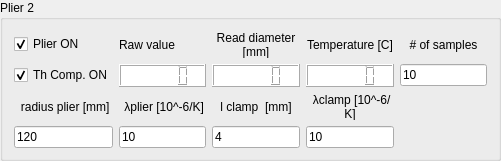
   <widget class="QGroupBox" name="groupBox_6">
    <property name="geometry">
     <rect>
      <x>520</x>
      <y>30</y>
      <width>501</width>
      <height>161</height>
     </rect>
    </property>
    <property name="title">
     <string>Plier 2</string>
    </property>
    <layout class="QGridLayout" name="gridLayout_6">
     <item row="0" column="4">
      <widget class="QLabel" name="label_21">
       <property name="text">
        <string>Temperature [C]</string>
       </property>
       <property name="alignment">
        <set>Qt::AlignmentFlag::AlignCenter</set>
       </property>
       <property name="wordWrap">
        <bool>true</bool>
       </property>
      </widget>
     </item>
     <item row="2" column="4">
      <widget class="QLabel" name="label_22">
       <property name="text">
        <string> λclamp [10^-6/K]</string>
       </property>
       <property name="alignment">
        <set>Qt::AlignmentFlag::AlignCenter</set>
       </property>
       <property name="wordWrap">
        <bool>true</bool>
       </property>
      </widget>
     </item>
     <item row="0" column="1">
      <widget class="QLabel" name="label_23">
       <property name="text">
        <string>Raw value</string>
       </property>
      </widget>
     </item>
     <item row="3" column="1">
      <widget class="QLineEdit" name="lineEditLambdaPinza_2">
       <property name="text">
        <string>10</string>
       </property>
      </widget>
     </item>
     <item row="1" column="4">
      <widget class="QLCDNumber" name="lcdPinzaTemp_2">
       <property name="styleSheet">
        <string notr="true">background-color: rgb(255, 255, 255);
color: rgb(0, 0, 0);</string>
       </property>
      </widget>
     </item>
     <item row="3" column="4">
      <widget class="QLineEdit" name="lineEditLambdaGancio_2">
       <property name="text">
        <string>10</string>
       </property>
      </widget>
     </item>
     <item row="0" column="0">
      <widget class="QCheckBox" name="checkONPinza_2">
       <property name="text">
        <string>Plier ON</string>
       </property>
       <property name="checked">
        <bool>true</bool>
       </property>
      </widget>
     </item>
     <item row="1" column="3">
      <widget class="QLCDNumber" name="lcdPinzamm_2">
       <property name="styleSheet">
        <string notr="true">background-color: rgb(255, 255, 255);
color: rgb(0, 0, 0);</string>
       </property>
      </widget>
     </item>
     <item row="3" column="3">
      <widget class="QLineEdit" name="lineEditRaggioGancio_2">
       <property name="autoFillBackground">
        <bool>false</bool>
       </property>
       <property name="text">
        <string>4</string>
       </property>
      </widget>
     </item>
     <item row="2" column="0">
      <widget class="QLabel" name="label_24">
       <property name="text">
        <string> radius plier [mm]</string>
       </property>
       <property name="alignment">
        <set>Qt::AlignmentFlag::AlignCenter</set>
       </property>
       <property name="wordWrap">
        <bool>true</bool>
       </property>
      </widget>
     </item>
     <item row="1" column="0">
      <widget class="QCheckBox" name="checkThermalPinza_2">
       <property name="text">
        <string>Th Comp. ON</string>
       </property>
       <property name="checked">
        <bool>true</bool>
       </property>
      </widget>
     </item>
     <item row="3" column="0">
      <widget class="QLineEdit" name="lineEditRaggioPinza_2">
       <property name="autoFillBackground">
        <bool>false</bool>
       </property>
       <property name="text">
        <string>120</string>
       </property>
      </widget>
     </item>
     <item row="1" column="1">
      <widget class="QLCDNumber" name="lcdPinzaRaw_2">
       <property name="styleSheet">
        <string notr="true">background-color: rgb(255, 255, 255);
color: rgb(0, 0, 0);</string>
       </property>
      </widget>
     </item>
     <item row="2" column="3">
      <widget class="QLabel" name="label_25">
       <property name="text">
        <string>l clamp  [mm]</string>
       </property>
       <property name="alignment">
        <set>Qt::AlignmentFlag::AlignCenter</set>
       </property>
       <property name="wordWrap">
        <bool>true</bool>
       </property>
      </widget>
     </item>
     <item row="0" column="3">
      <widget class="QLabel" name="label_26">
       <property name="text">
        <string>Read diameter [mm]</string>
       </property>
       <property name="textFormat">
        <enum>Qt::TextFormat::PlainText</enum>
       </property>
       <property name="scaledContents">
        <bool>true</bool>
       </property>
       <property name="alignment">
        <set>Qt::AlignmentFlag::AlignCenter</set>
       </property>
       <property name="wordWrap">
        <bool>true</bool>
       </property>
      </widget>
     </item>
     <item row="2" column="1">
      <widget class="QLabel" name="label_27">
       <property name="text">
        <string> λplier [10^-6/K]</string>
       </property>
       <property name="alignment">
        <set>Qt::AlignmentFlag::AlignCenter</set>
       </property>
       <property name="wordWrap">
        <bool>true</bool>
       </property>
      </widget>
     </item>
     <item row="1" column="5">
      <widget class="QLineEdit" name="lineEditSamplesPerMean_2">
       <property name="text">
        <string>10</string>
       </property>
      </widget>
     </item>
     <item row="0" column="5">
      <widget class="QLabel" name="label_28">
       <property name="text">
        <string># of samples</string>
       </property>
       <property name="alignment">
        <set>Qt::AlignmentFlag::AlignCenter</set>
       </property>
       <property name="wordWrap">
        <bool>true</bool>
       </property>
      </widget>
     </item>
    </layout>
   </widget>
